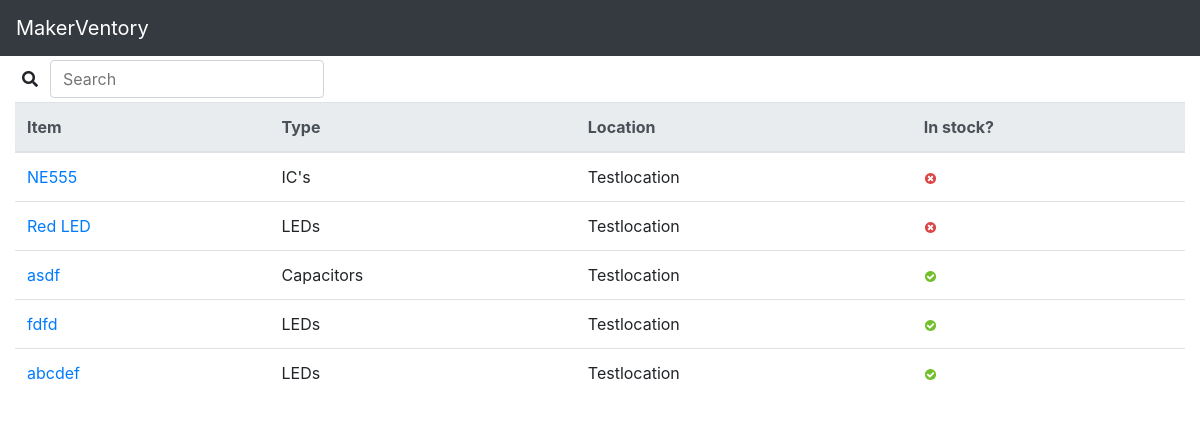
The page / on the database its author committed.
### inventory/models.py (models this page shows, shortened)
class Item(models.Model):
    item_type = models.ForeignKey(ItemType, on_delete=models.CASCADE)
    name = models.CharField(max_length=100)
    description = models.TextField(max_length=250)
    location = models.ForeignKey(Location, on_delete=models.CASCADE)
    location_detail = models.TextField(max_length=50)
    photo = models.ImageField(blank=True)
    in_stock = models.BooleanField(blank=True, default=True)

class ItemType(models.Model):
    name = models.TextField(max_length=50)
    def __str__(self):
        return self.name

class Location(models.Model):
    name = models.TextField(max_length=50)
    floor_plan = models.ImageField(blank=True)
    def __str__(self):
        return self.name

### inventory/views.py (the view, shortened to what this page needs)
# urls.py: path('', search_view, name='items'),
def search_view(request):
    ctx = {}
    url_param = request.GET.get("q")
    if url_param:
        items = Item.objects.filter(name__icontains=url_param)
    else:
        items = Item.objects.all()
    ctx["items"] = items
    return render(request, "search_results.html", context=ctx)

### inventory/templatetags/inventory_filters.py (called while the page is built)
@register.filter("iconbool", is_safe=True)
def iconbool(value):
    file_path = settings.STATIC_URL
    if bool(value):
        result = '<img src="' + str(file_path) + 'img/icon-yes.svg"' + ' />'
    else:
        result = '<img src="' + str(file_path) + 'img/icon-no.svg"' + ' />'
    return mark_safe(result)

### inventory/templates/search_results.html (shortened to what this page needs)
{% extends "base.html" %}
{% block content %}
<div class="row">
    <div>
        <i id="search-icon" class="fas fa-search search-icon"></i><input class="search-box" id="user-input" type="search" placeholder="Search" aria-label="Search">
    </div>
    <div id="replaceable-content" class="col-12">
        {% include 'search-partial.html' %}
    </div>
</div>
{% endblock %}

### inventory/templates/base.html (shortened to what this page needs)
<!doctype html>
{% load static %}
{% load inventory_filters %}
<html lang="en">
<head>
  <link rel="stylesheet"
  href="https://maxcdn.bootstrapcdn.com/bootstrap/4.0.0/css/bootstrap.min.css"
>
  <link rel="stylesheet" href="https://use.fontawesome.com/releases/v5.8.2/css/all.css">
  <link rel="stylesheet" href="{% static 'css/jquery.modal.min.css' %}">
  <link href="{% static "css/main.css" %}"
  rel="stylesheet"
  media="screen">
</head>
<body>
  {% include 'navbar.html' %}
  <div class="container-fluid">
  {% block content %}
  {% endblock %}
  </div>
</body>
</html>

### inventory/templates/navbar.html (shortened to what this page needs)
<nav class="navbar navbar-expand-lg navbar-dark bg-dark"><a class="navbar-brand" href="#">MakerVentory</a>
</nav>

### inventory/templates/search-partial.html
{% load inventory_filters %}
{% if items %}
<table class="table">
    <thead class="thead-light">
        <tr>
            <th scope="col">Item</th>
            <th scope="col">Type</th>
            <th scope="col">Location</th>
            <th scope="col">In stock?</th>
        </tr>{% for item in items %}
        <tr>
            <td><a href="itemdetail/{{ item.pk }}" rel="modal:open">{{ item.name }}</a></td>
            <td>{{ item.item_type }}</td>
            <td title="{{ item.location_detail }}">{{ item.location }}</a></td>
            <td>{{ item.in_stock|iconbool }}</td>
        </tr>{% endfor %}
    </thead>
</table>
{% else %}
  <h2>No items found.</h2>
{% endif %}

### inventory/static/css/main.css (style rules this page uses)
.search-icon { margin-left: 10px; display: inline; padding: .375rem .75rem; margin-top: 4px; margin-bottom: 4px; }
.search-box { display: inline; padding: .375rem .75rem; margin-top: 4px; margin-bottom: 4px; font-size: 1rem; line-height: 1.5; color: #495057; background-color: #fff; background-clip: padding-box; border: 1px solid #ced4da; border-radius: .25rem; transition: border-color .15s ease-in-out,box-shadow .15s ease-in-out; }

### rows shown on the page
Item: name "NE555", item_type "IC's", location "Testlocation"
Item: name "Red LED", item_type "LEDs", location "Testlocation"
Item: name "asdf", item_type "Capacitors", location "Testlocation"
Item: name "fdfd", item_type "LEDs", location "Testlocation"
Item: name "abcdef", item_type "LEDs", location "Testlocation"
